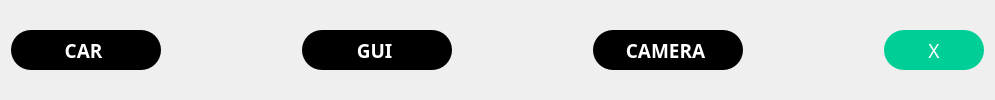
            <widget class="QWidget" name="page_settings">
             <property name="styleSheet">
              <string notr="true">QFrame{
background-color: rgb(0, 0, 0);
}

QPushButton{
background-color:rgb(0, 0, 0);
border-radius:20px; 
color: rgb(255, 255, 255); 
}

QPushButton:hover{
background-color:rgb(61, 61, 61);
border-radius:20px; 
}</string>
             </property>
             <layout class="QHBoxLayout" name="horizontalLayout_4">
              <item>
               <widget class="QPushButton" name="btn_CAR_S">
                <property name="minimumSize">
                 <size>
                  <width>150</width>
                  <height>40</height>
                 </size>
                </property>
                <property name="font">
                 <font>
                  <family>Bahnschrift SemiBold SemiConden</family>
                  <pointsize>14</pointsize>
                  <weight>75</weight>
                  <bold>true</bold>
                 </font>
                </property>
                <property name="text">
                 <string>CAR </string>
                </property>
               </widget>
              </item>
              <item>
               <spacer name="hSpacer_page_settings">
                <property name="orientation">
                 <enum>Qt::Horizontal</enum>
                </property>
                <property name="sizeHint" stdset="0">
                 <size>
                  <width>135</width>
                  <height>20</height>
                 </size>
                </property>
               </spacer>
              </item>
              <item>
               <widget class="QPushButton" name="btn_GUI_S">
                <property name="minimumSize">
                 <size>
                  <width>150</width>
                  <height>40</height>
                 </size>
                </property>
                <property name="font">
                 <font>
                  <family>Bahnschrift SemiBold SemiConden</family>
                  <pointsize>14</pointsize>
                  <weight>75</weight>
                  <bold>true</bold>
                 </font>
                </property>
                <property name="text">
                 <string>GUI </string>
                </property>
               </widget>
              </item>
              <item>
               <spacer name="hSpacer_page_settings_2">
                <property name="orientation">
                 <enum>Qt::Horizontal</enum>
                </property>
                <property name="sizeHint" stdset="0">
                 <size>
                  <width>135</width>
                  <height>20</height>
                 </size>
                </property>
               </spacer>
              </item>
              <item>
               <widget class="QPushButton" name="btn_CAMERA_S">
                <property name="minimumSize">
                 <size>
                  <width>150</width>
                  <height>40</height>
                 </size>
                </property>
                <property name="font">
                 <font>
                  <family>Bahnschrift SemiBold SemiConden</family>
                  <pointsize>14</pointsize>
                  <weight>75</weight>
                  <bold>true</bold>
                 </font>
                </property>
                <property name="text">
                 <string>CAMERA </string>
                </property>
               </widget>
              </item>
              <item>
               <spacer name="hSpacer_page_settings_3">
                <property name="orientation">
                 <enum>Qt::Horizontal</enum>
                </property>
                <property name="sizeHint" stdset="0">
                 <size>
                  <width>135</width>
                  <height>20</height>
                 </size>
                </property>
               </spacer>
              </item>
              <item>
               <widget class="QPushButton" name="btn_CLOSE_S">
                <property name="minimumSize">
                 <size>
                  <width>100</width>
                  <height>40</height>
                 </size>
                </property>
                <property name="font">
                 <font>
                  <family>Gill Sans Ultra Bold Condensed</family>
                  <pointsize>14</pointsize>
                 </font>
                </property>
                <property name="styleSheet">
                 <string notr="true">QFrame{
background-color: rgb(0, 0, 0);
}

QPushButton{
background-color:rgb(0, 206, 151);
border-radius:20px; 
color: rgb(255, 255, 255); 
}

QPushButton:hover{
background-color:rgb(61, 61, 61);
border-radius:20px; 
}</string>
                </property>
                <property name="text">
                 <string>X</string>
                </property>
               </widget>
              </item>
             </layout>
            </widget>
